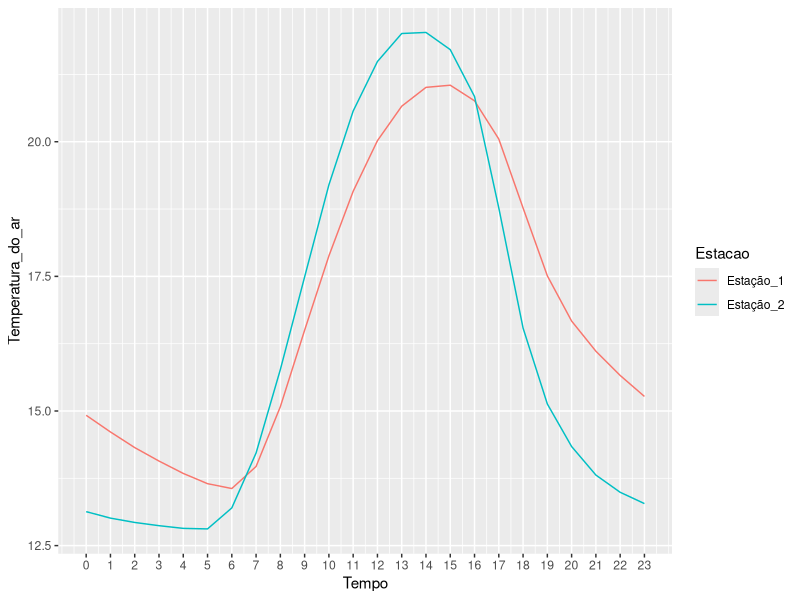

This figure's R source:
## ---- chunk 1
knitr::opts_chunk$set(echo = TRUE,
                      comment = "",
                      prompt = FALSE, 
                      collapse = TRUE 
                      )

library(tidyverse)
## ---- chunk 2
#resolução

x <- c(seq(from = 3, to = 6, by = 0.1))


(vetor_func_q1 <- exp(x)*cos(x))
## ---- chunk 3
#resolução
a1 <- seq(3, len = 12, by = 3)

a2 <- seq(1, len = 12, by = 3)

(vetor_func_q2a <- c(rep((0.1^a1 * 0.2^a2), len = 12)))

## ---- chunk 4
#resolução
a3 <- 2:25

(vetor_func_q2b <- c(2, rep((2^a1 / a1), len = 24)))

## ---- chunk 5
#resolução
(dds <- c(domingo = 1, segunda = 2, terça = 3, quarta = 4, quinta = 5, sexta = 6, sábado = 7))
## ---- chunk 6

set.seed(3)
(anos <- c(sample(1890:2015, 10), 2100, 2300))
(div_anos_4 <- c(anos %% 4))
(div_anos_100 <- anos %% 100)
(div_anos_400 <- anos %% 400)
bissextos <- ifelse(test = (div_anos_400 == 0) & (div_anos_4 == 0) | (div_anos_100 > 0),
  yes = 1,
  no = 0
)
(as.logical(bissextos))

## ---- chunk 7

(quais_bissextos <- which(bissextos == 1))
anos[bissextos]
## ---- chunk 8

ndias <- ifelse(
  test = (div_anos_400 == 0) | (div_anos_4 == 0) & (div_anos_100 > 0),yes = 366,
  no = 365
)
names(ndias) <- anos
ndias
## ---- chunk 9
sum(bissextos)
## ---- chunk 10
c(-30, seq(0, 20, by = 5), 30)
## ---- chunk 11
seq(1, 0, by = -0.2) 
## ---- chunk 12
#resolução
seq(-pi, pi, len = 10)
## ---- chunk 13
#resolução
rep(-1:5, times = 2:8)
## ---- chunk 14
#resolução
rep(c(5, 4, 3, 2, 1, 2, 3, 4, 5), c(5, 4, 3, 2, 1, 2, 3, 4, 4))

## ---- chunk 15
v3 <- c(11, 0.25, 7, 2)
## ---- chunk 16
v0 <- c()
## ---- chunk 17
v3 <- c(11, 0.25, 7, 2)
v2 <- c(11, 0.25)
v1 <- c(11)
v0 <- c()
seq(along = v3)
seq(along = v2)
seq(along = v1)
seq(along = v0)

## ---- chunk 18
tar_est1 <- c(
  14.92, 14.61, 14.32, 14.07, 13.84, 13.65, 13.56, 13.97, 15.08,
  16.5, 17.88, 19.08, 20.02, 20.66, 21.01, 21.05, 20.76, 20.05,
  18.77, 17.51, 16.67, 16.11, 15.66, 15.27
)
tar_est2 <- c(
  13.13, 13.01, 12.93, 12.87, 12.82, 12.81, 13.2, 14.22, 15.77,
  17.49, 19.2, 20.57, 21.49, 22.01, 22.03, 21.71, 20.84, 18.77,
  16.54, 15.13, 14.34, 13.81, 13.49, 13.28
)
## ---- chunk 19
tar_est1
tar_est2
Hora <- 0:23

dados <- data.frame(Tempo = Hora,
                    Estação_1 = tar_est1,
                    Estação_2 = tar_est2)
library(tidyr)
dados_long <- dados %>% gather(Estacao, Temperatura_do_ar, -Tempo)
ggplot(data = dados_long, aes(x = Tempo, y = Temperatura_do_ar, group = Estacao)) +
  geom_line(aes(colour = Estacao)) + 
  scale_x_continuous(breaks = Hora)
## ---- chunk 20
options(digits = 3)
tmed_est1 <- mean(tar_est1)
tmed_est2 <- mean(tar_est2)
tmed_estcoes <- c(tmed_est1, tmed_est2)
estacoes <- c("Estação_1", "Estação_2")
names(tmed_estcoes) <- estacoes
tmed_estcoes
## ---- chunk 21
if (tmed_est1 - tmed_est2 == 0)
  {print("tmed_est1 == tmed_est2")}
if(tmed_est1 - tmed_est2 > 0)
  {print("tmed_est1")} else {
      print("tmed_est2")
    }
## ---- chunk 22
tar_est1[order(tar_est1, decreasing = TRUE)][3]
tar_est2[order(tar_est2, decreasing = TRUE)][3]
## ---- chunk 23
(atd_est1 <- max(tar_est1) - min(tar_est1))
(atd_est2 <- max(tar_est2) - min(tar_est2))
## ---- chunk 24
(hmax_est1 <- c(Hora[which(tar_est1 == max(tar_est1))]))
(hmax_est2 <- c(Hora[which(tar_est2 == max(tar_est2))]))
(hmin_est1 <- c(Hora[which(tar_est1 == min(tar_est1))])) 
(hmin_est2 <- c(Hora[which(tar_est2 == min(tar_est2))]))
## ---- chunk 25
difh_tar <- c(tar_est2 - tar_est1)
difh_tar[which.max(difh_tar)]
## ---- chunk 26
(h_difh_tar <- c(Hora[which.max(difh_tar)]))
## ---- chunk 27
(difh_tar1 <- c(diff(tar_est1)))
(h_ps_tar1 <- c(which.min(difh_tar1)))
(difh_tar2 <- c(diff(tar_est2)))
(h_ps_tar2 <- c(which.min(difh_tar2)))
## ---- chunk 28
(temp_prox <- c(Hora[which((tar_est1 - tar_est2) < 0.5)]))
## ---- chunk 29
(tar_met1 <- (max(tar_est2) + min(tar_est2)) / 2)
(tar_met2 <- (max(tar_est2) + min(tar_est2) + (tar_est2[10]) + (2 * (tar_est2[22]))) / 5)
(tar_met2 <- ((tar_est2[8]) + (tar_est2[15]) + (2 * (tar_est2[22]))) / 4)
## ---- chunk 30
tmed <- (max(tar_est1) + min(tar_est1)) / 2
a1 <- (max(tar_est1) - min(tar_est1)) / 2
arg1 <- ifelse(test = (Hora < hmin_est1),
                      yes = arg1 <- pi * ((Hora + 10) / (10 + hmin_est1)),
                      no = 0
); arg2 <- ifelse(test = (hmin_est1 <= Hora & Hora < hmax_est1),
                         yes = arg2 <- pi * ((Hora - hmin_est1) / (14 - hmin_est1)),
                         no = arg1
); arg3 <- ifelse(test = (Hora > hmax_est1),
                      yes = arg3 <- pi * ((14 - Hora) / (10 + hmin_est1)),
                      no = arg2)
t_est1 <- ifelse(test =  (hmin_est1 <= Hora & Hora < hmax_est1),
                      yes = t_est1 <- tmed_est1 - a1 * cos(arg3),
                      no = t_est1 <- tmed_est1 + a1 * cos(arg3)
)
t_est1

tmed <- (max(tar_est2) + min(tar_est2)) / 2
a2 <- (max(tar_est2) - min(tar_est2)) / 2
arg1 <- ifelse(test = (Hora < hmin_est2),
                      yes = arg1 <- pi * ((Hora + 10) / (10 + hmin_est2)),
                      no = 0
); arg2 <- ifelse(test = (hmin_est2 <= Hora & Hora < hmax_est2),
                         yes = arg2 <- pi * ((Hora - hmin_est2) / (14 - hmin_est2)),
                         no = arg1
); arg3 <- ifelse(test = (Hora > hmax_est2),
                      yes = arg3 <- pi * ((14 - Hora) / (10 + hmin_est2)),
                      no = arg2)
t_est2 <- ifelse(test =  (hmin_est2 <= Hora & Hora < hmax_est2),
                      yes = t_est2 <- tmed - a2 * cos(arg3),
                      no = t_est2 <- tmed + a2 * cos(arg3)
)
t_est2


(RMSE1 <- sqrt(mean((t_est1 - tar_est1)^2)))
(RMSE2 <- sqrt(mean((t_est2 - tar_est2)^2)))


r1 <- (mean((t_est1 - mean(t_est1)) * (t_est1 - mean(t_est1)))) / sqrt(mean((t_est1 - mean(t_est1)^2) * (t_est1 - mean(t_est1)^2)))
r2 <- (mean((t_est2 - mean(t_est2)) * (t_est2 - mean(t_est2)))) / sqrt(mean((t_est2 - mean(t_est2)^2) * (t_est2 - mean(t_est2)^2)))
r1
r2
